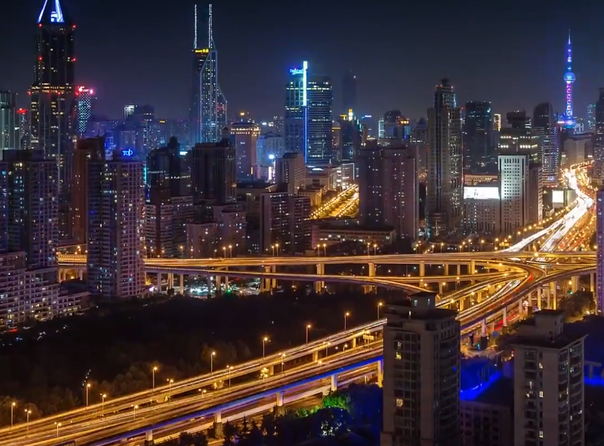
#> input picture image_stitching/images/1-1.PNG, 604 x 446 px, shrunk from 1075 x 795 before the run
$ jupyter execute demo.ipynb
#> lines starting #> are read from the running program, lines starting #| are printed output that depends on the picture
[cell 1]
import numpy as np
import matplotlib.pyplot as plt
import cv2

[cell 2]
img1 = cv2.imread('images/1-1.PNG')
#> img1 is the input picture: shape (446, 604, 3); mean B, G, R 56.1, 51.9, 64.9
img2 = cv2.imread('images/1-2.PNG')
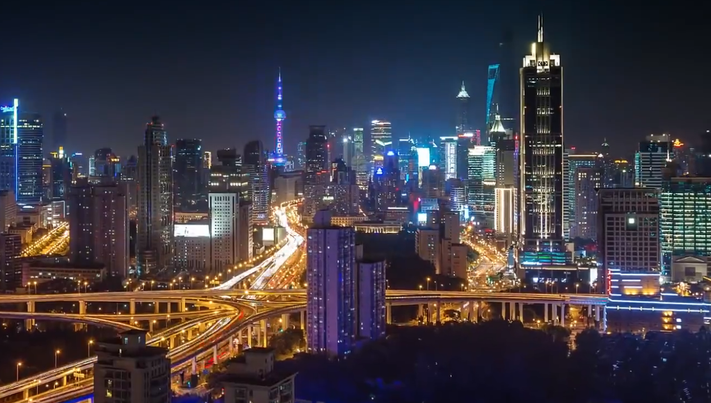
#> input picture image_stitching/images/1-2.PNG, 711 x 403 px, shrunk from 1267 x 718 before the run
#> img2 is the input picture: shape (403, 711, 3); mean B, G, R 66.8, 58.2, 63

[cell 3]
plt.subplot(121)
plt.imshow(cv2.cvtColor(img1,cv2.COLOR_BGR2RGB))
plt.subplot(122)
plt.imshow(cv2.cvtColor(img2,cv2.COLOR_BGR2RGB))
plt.show()
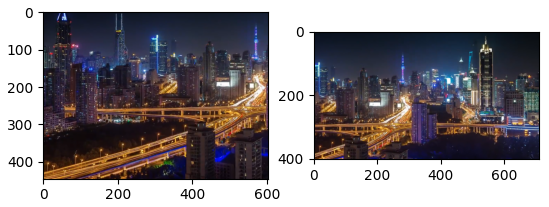
#> figure drawn by matplotlib, 2 panels

[cell 4]
img12 = cv2.imread('1-output.JPG')
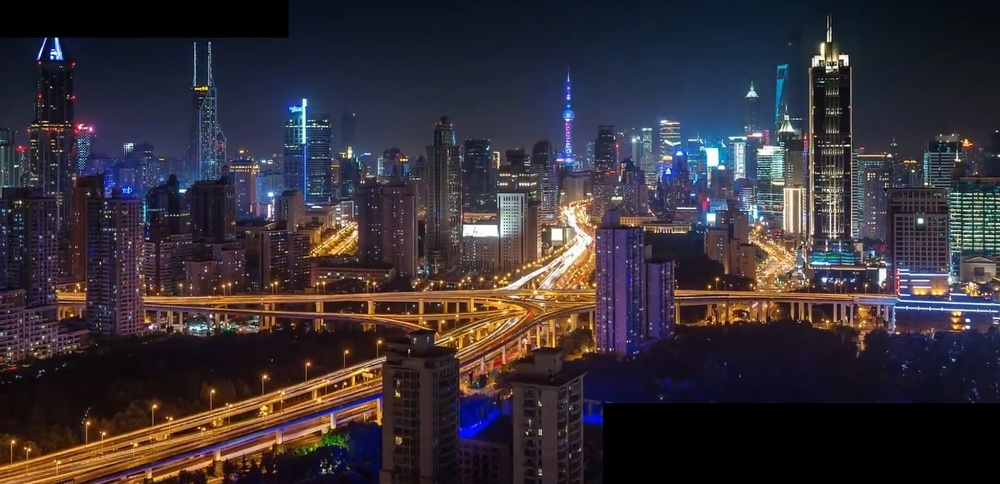
#> input picture image_stitching/1-output.JPG, 1000 x 484 px, shrunk from 1781 x 862 before the run
#> img12 is the input picture: shape (484, 1000, 3); mean B, G, R 55.4, 48.1, 55
plt.imshow(cv2.cvtColor(img12,cv2.COLOR_BGR2RGB))
plt.show()

[cell 5]
sift = cv2.xfeatures2d.SIFT_create()

[cell 6]
pt1, des1 = sift.detectAndCompute(cv2.cvtColor(img1,cv2.COLOR_BGR2GRAY),None)
#> pt1 = 1865 keypoints; strongest (x, y, size): (211, 278, 2.1), (346, 346, 1.8), (183, 153, 3.4), (151, 289, 2.6)
pt2, des2 = sift.detectAndCompute(cv2.cvtColor(img2,cv2.COLOR_BGR2GRAY),None)
#> pt2 = 2227 keypoints; strongest (x, y, size): (679, 320, 2.7), (631, 221, 3.8), (600, 155, 2.3), (535, 279, 3.3)

[cell 7]
pt1[0]
#> Out = keypoint at (2.6, 328.8), size 2.7

[cell 8]
des1[0].shape
#> Out = (128,)

[cell 9]
bfmatch = cv2.BFMatcher()

[cell 10]
matches = bfmatch.knnMatch(des1,des2,2)
#> matches = 1865 matches

[cell 11]
matches[0]
#> Out = 2 matches

[cell 12]
len(matches)
#> Out = 1865

[cell 13]
len(des1)
#> Out = 1865

[cell 14]
dir(matches[0][0])
#> Out = 29 items, first 6: '__class__', '__delattr__', '__dir__', '__doc__', '__eq__', '__format__'

[cell 15]
matches[0][0].queryIdx
#> Out = 0

[cell 16]
matches[0][1].trainIdx
#> Out = 1629
